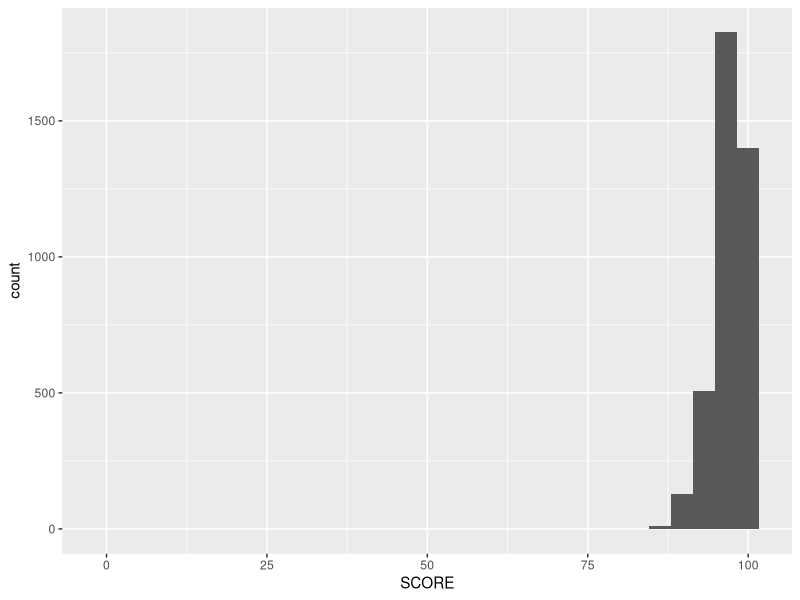
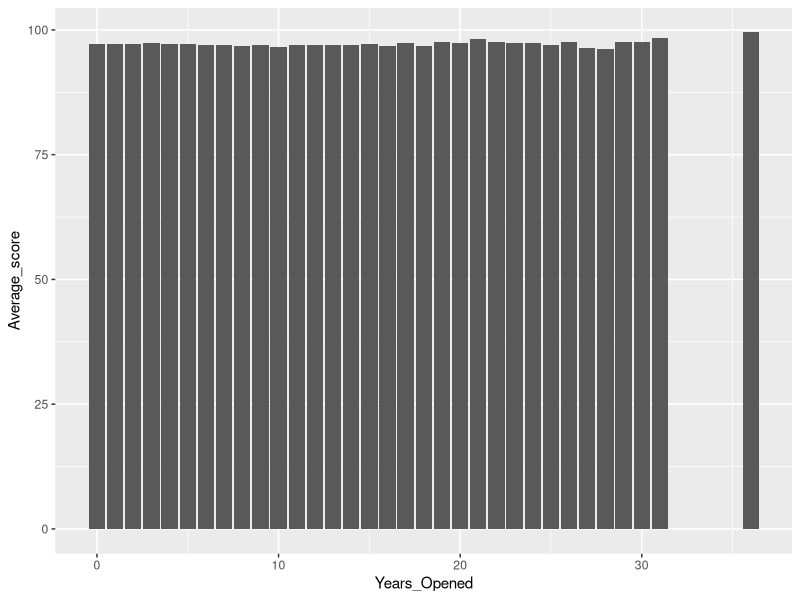
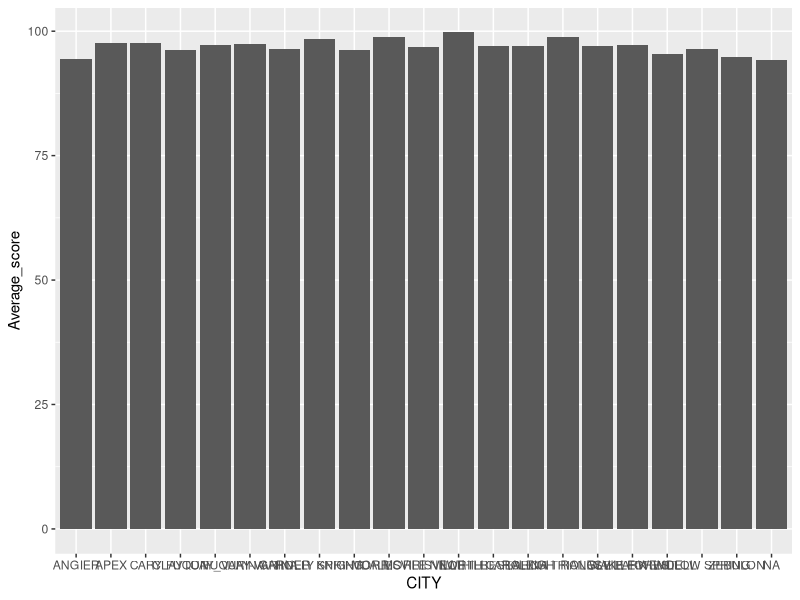
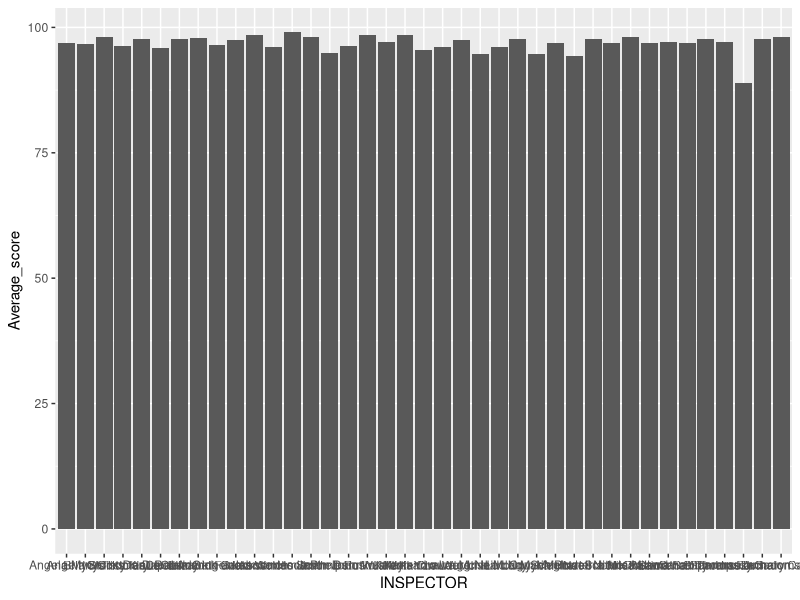
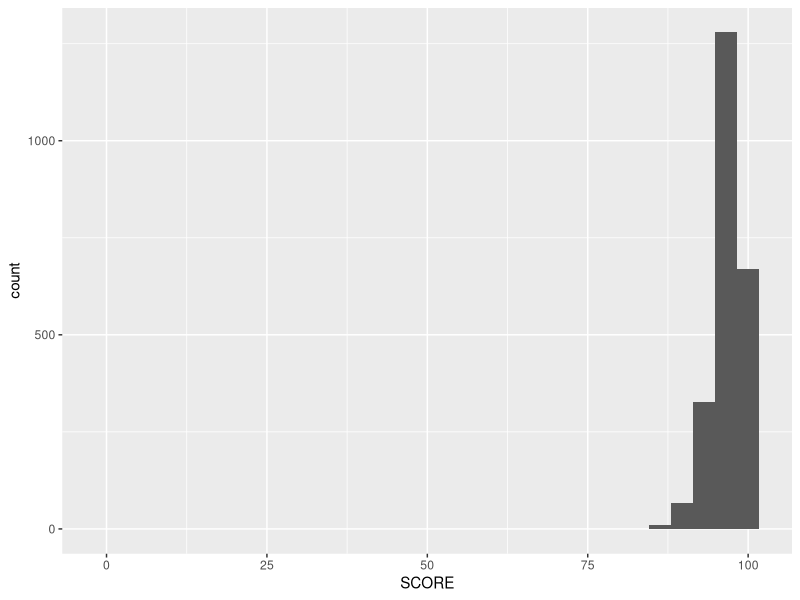
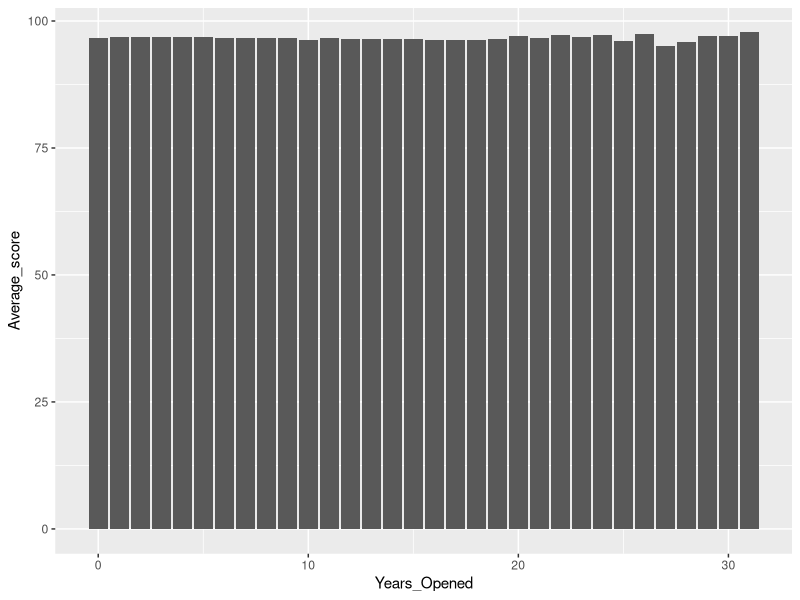
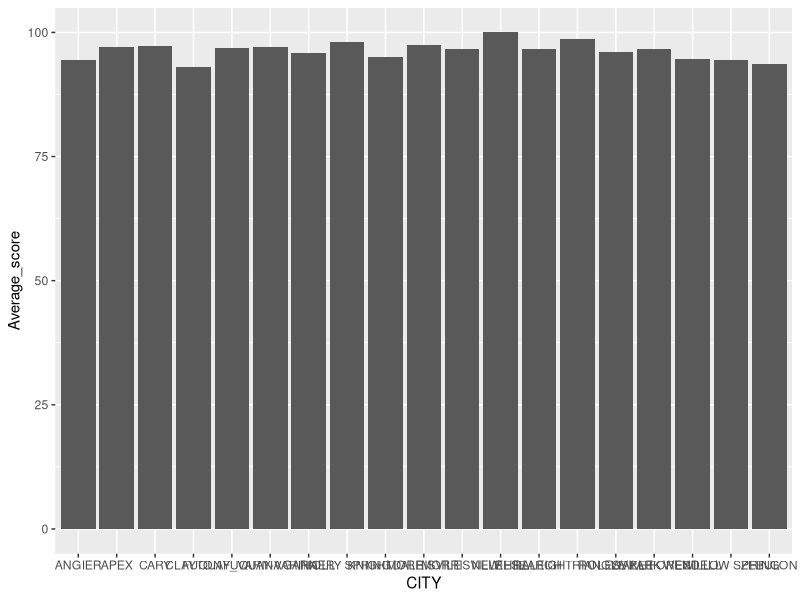
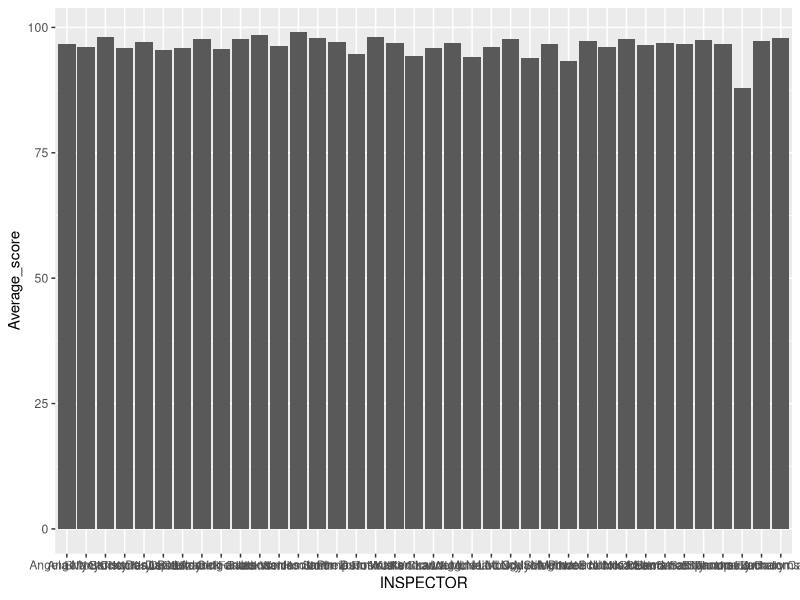

Here is the R script that generated these plots, in order:


# load libraries
library(tidyverse)
library(lubridate)

#Naming my csv file data and viewing the first 20 rows
data = read_csv("restaurant_inspections.csv")
View(data[1:20,])

#Creating a histogram

ggplot(data=data, aes(SCORE)) +
  geom_histogram()
#It doesn't look very good, but I can see that the scires range from around 75 to a little over 100, with most scores nearing 100.

#Older versus newer restaurants. 
#Let's create a year_opened variable and a year variable to make it simpler, I can subtract these two numbers to get the number of years opened. 

#Creating Year Opened variable
data$RESTAURANTOPENDATE = ymd_hms(data$RESTAURANTOPENDATE)
data$Year_Opened = year(data$RESTAURANTOPENDATE)

#Creating Year variable
data = rename(data, Year = "DATE_")
data$Year = ymd_hms(data$Year)
data$Year = year(data$Year)

#Creating years opened variable
data$Years_Opened = data$Year - data$Year_Opened
View(data[1:20,])
#I can see I am missing a lot of this data.

#grouping by years opened to see if average score was different
date_by_years_opened = group_by(data, Years_Opened) %>%
  summarize(
   Average_score=mean(SCORE))
#Viewing the first 20 rows, initially I don't see much of a difference
View(date_by_years_opened[1:20,])

#I created a visualization to view the differences but don't see a trend here.
ggplot(date_by_years_opened, aes(x = Years_Opened, y = Average_score)) +
  geom_col()

#Looking at each city
#First making sure they are all the same
#and looking at what cities are in the column
#using str to upper to make them all uppercase
data$CITY = str_to_upper(data$CITY)
unique(data$CITY)
#Recoding so they are all the same
#Confused why NORTH CAROLINA IS a city name, but leaving as is
data$CITY = recode(data$CITY, "HOLLY SPRINGS"="HOLLY SPRING", "FUQUAY VARINA" = "FUQUAY_VARINA", "RTP" = "RESEARCH TRIANGLE PARK")
#Checking cities again to make sure it worked.
unique(data$CITY)
#Looks good now

#Now I can group by city and see how the average scores varied

By_City = group_by(data, CITY) %>%
  summarize(
    Average_score=mean(SCORE))

# I will visualize these scores with a chart

ggplot(By_City, aes(x = CITY, y = Average_score)) +
  geom_col()
#Do not see huge differences in average scores

#Do inspector scores vary by inspector, let's check
By_Inspector = group_by(data, INSPECTOR) %>%
  summarize(
    Average_score=mean(SCORE))

#Visualizing
ggplot(By_Inspector, aes(x = INSPECTOR, y = Average_score)) +
  geom_col()

#Thomas Jumalon may be slightly harsher than the rest. James Smith seems to be the highest rater.

#Looking at sample sizes to exlpain the last two questions

#first by city
By_City_sample_size = group_by(data, CITY) %>%
  summarize(
    Sample_Size= n())

By_City_sample_size
#I immediately see outliers. Angier only has one. Clayton only has 4. Morrisville only has 2, etc.. 
  
#Next by Year
By_Year_sample_size = group_by(data, Years_Opened) %>%
  summarize(
    Sample_Size= n())

By_Year_sample_size

#Only one restaurant was open for 36 years. There are many many NA values without a year. 

#Next by Inspector
By_Inspector_sample_size = group_by(data, INSPECTOR) %>%
  summarize(
    Sample_Size= n())

By_Inspector_sample_size
#There are several inspectors with only a few ratings. For example, James Smith only has 1. And intially I thought he was the highest rater.

#Looking at facility types

By_Type_Average_score = group_by(data, FACILITYTYPE) %>%
  summarize(
    Average_Score= mean(SCORE))

By_Type_Average_score

#Restaurants had the lowest scores, Elderly nutrition sites had the highest. There were many NAs.

#Restaurant only data
#Filtering out everything but restaurants
Restaurant_Data = filter(data, FACILITYTYPE == "Restaurant")

#Creating a histogram with just restaurants
ggplot(data=Restaurant_Data, aes(SCORE)) +
  geom_histogram()

#The distribitions do not look remarkably different- same range and general trend. 


#grouping by years opened to see if average score was different
RESTdate_by_years_opened = group_by(Restaurant_Data, Years_Opened) %>%
  summarize(
    Average_score=mean(SCORE))
#Viewing the first 20 rows, initially I don't see much of a difference
View(RESTdate_by_years_opened[1:20,])

#I created a visualization to view the differences but don't see a strong trend here, similar to before.
ggplot(RESTdate_by_years_opened, aes(x = Years_Opened, y = Average_score)) +
  geom_col()

#Looking at each city
#First making sure they are all the same
#and looking at what cities are in the column
#using str to upper to make them all uppercase
Restaurant_Data$CITY = str_to_upper(Restaurant_Data$CITY)
unique(Restaurant_Data$CITY)
#Recoding so they are all the same
#Confused why NORTH CAROLINA IS a city name, but leaving as is
Restaurant_Data$CITY = recode(Restaurant_Data$CITY, "HOLLY SPRINGS"="HOLLY SPRING", "FUQUAY VARINA" = "FUQUAY_VARINA", "RTP" = "RESEARCH TRIANGLE PARK")
#Checking cities again to make sure it worked.
unique(Restaurant_Data$CITY)
#Looks good now

#Now I can group by city and see how the average scores varied

RESTBy_City = group_by(Restaurant_Data, CITY) %>%
  summarize(
    Average_score=mean(SCORE))

#Clayton has the lowest score and New Hill has a score of 100.

# I will visualize these scores with a chart

ggplot(RESTBy_City, aes(x = CITY, y = Average_score)) +
  geom_col()
#Do not see huge differences in average scores, just clayton being lowest. They all range from 94-100.

#Do inspector scores vary by inspector, let's check
RESTBy_Inspector = group_by(Restaurant_Data, INSPECTOR) %>%
  summarize(
    Average_score=mean(SCORE))

#Visualizing
ggplot(RESTBy_Inspector, aes(x = INSPECTOR, y = Average_score)) +
  geom_col()

#Thomas Jumalon may be slightly harsher than the rest. James Smith seems to be the highest rater, same as before.

#Looking at sample sizes to explain the last two questions

#first by city
RESTBy_City_sample_size = group_by(Restaurant_Data, CITY) %>%
  summarize(
    Sample_Size= n())

RESTBy_City_sample_size
#I immediately see outliers. Angier only has one. Clayton only has 1. Morrisville only has 1, etc.. This explains why Clayton may have been an outlier. And New Hill is also only 1 which was my highest average rating. 

#Next by Year
RESTBy_Year_sample_size = group_by(Restaurant_Data, Years_Opened) %>%
  summarize(
    Sample_Size= n())

RESTBy_Year_sample_size

#less variation here. There are many many NA values without a year. 

#Next by Inspector
RESTBy_Inspector_sample_size = group_by(Restaurant_Data, INSPECTOR) %>%
  summarize(
    Sample_Size= n())

RESTBy_Inspector_sample_size
#There are several inspectors with only a few ratings. For example, James Smith only has 1. And intially I thought he was the highest rater, similar to before.

#Looking at facility types

RESTBy_Type_Average_score = group_by(Restaurant_Data, FACILITYTYPE) %>%
  summarize(
    Average_Score= mean(SCORE))

RESTBy_Type_Average_score
#The average score for restaurants is 96.7

